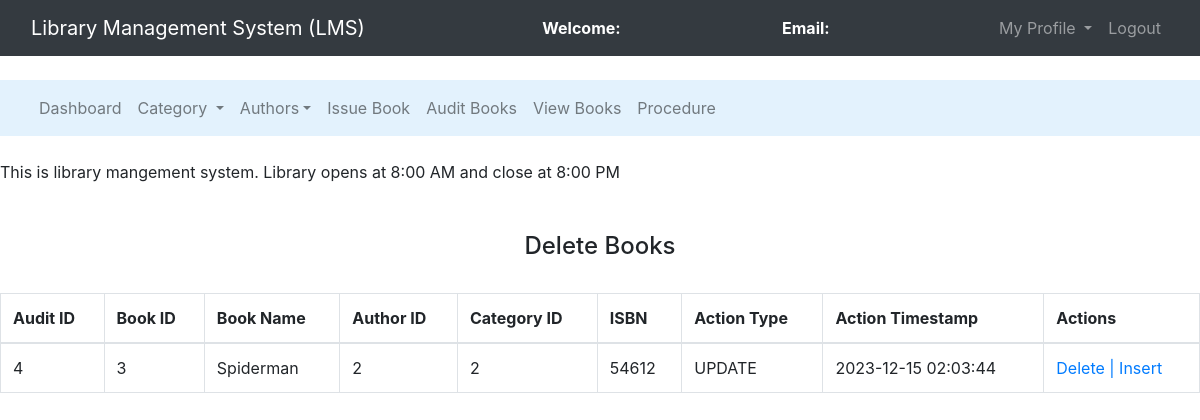
Page /admin/update_audit_books.php on the committed database.
### tables this page shows
CREATE TABLE `update_audit` (
  `audit_id` int(11) NOT NULL,
  `book_id` int(11) DEFAULT NULL,
  `book_name` varchar(255) DEFAULT NULL,
  `author_id` int(11) DEFAULT NULL,
  `cat_id` int(11) DEFAULT NULL,
  `ISBN` varchar(255) DEFAULT NULL,
  `action_type` varchar(50) DEFAULT NULL,
  `action_timestamp` timestamp NOT NULL DEFAULT current_timestamp(),
  `action_description` text DEFAULT NULL
);

### admin/update_audit_books.php (the view, shortened to what this page needs)
<?php
	$connection = mysqli_connect("localhost","root","");
$query = "SELECT * FROM update_audit";
$query_run = mysqli_query($connection, $query);
?>
<!DOCTYPE html>
<html>
<head>
	<link rel="stylesheet" type="text/css" href="../bootstrap-4.4.1/css/bootstrap.min.css">
</head>
<body>
	<nav class="navbar navbar-expand-lg navbar-dark bg-dark">
		<div class="container-fluid">
			<div class="navbar-header">
				<a class="navbar-brand" href="admin_dashboard.php">Library Management System (LMS)</a>
			</div>
			<font style="color: white"><span><strong>Welcome: <?php echo $_SESSION['name'];?></strong></span></font>
			<font style="color: white"><span><strong>Email: <?php echo $_SESSION['email'];?></strong></font>
		    <ul class="nav navbar-nav navbar-right">
		      <li class="nav-item dropdown">
	        	<a class="nav-link dropdown-toggle" data-toggle="dropdown">My Profile </a>
		      </li>
		      <li class="nav-item">
		        <a class="nav-link" href="../logout.php">Logout</a>
		      </li>
		    </ul>
		</div>
	</nav><br>
	<nav class="navbar navbar-expand-lg navbar-light" style="background-color: #e3f2fd">
		<div class="container-fluid">
		    <ul class="nav navbar-nav navbar-center">
		      <li class="nav-item">
		        <a class="nav-link" href="admin_dashboard.php">Dashboard</a>
		      <li class="nav-item dropdown">
	        	<a class="nav-link dropdown-toggle" data-toggle="dropdown">Category </a>
		      </li>
		      <li class="nav-item dropdown">
	        	<a class="nav-link dropdown-toggle" data-toggle="dropdown">Authors</a>
		      </li>
	          <li class="nav-item">
		        <a class="nav-link" href="issue_book.php">Issue Book</a>
		      </li>
              <li class="nav-item">
		        <a class="nav-link" href="audit_books.php">Audit Books</a>
		      </li>
			  <li class="nav-item">
		        <a class="nav-link" href="view_page.php">View Books</a>
		      </li>
			  </li>
                <li class="nav-item">
		        <a class="nav-link" href="procedure.php">Procedure</a>
		      </li>
		    </ul>
		</div>
	</nav><br>
	<span><marquee>This is library mangement system. Library opens at 8:00 AM and close at 8:00 PM</marquee></span><br><br>
    <center><h4>Delete Books</h4><br></center>
    <div class="row">
        <div class="col-md-12">
            <table class="table table-bordered table-hover">
                <thead>
                    <tr>
                        <th>Audit ID</th>
                        <th>Book ID</th>
                        <th>Book Name</th>
                        <th>Author ID</th>
                        <th>Category ID</th>
                        <th>ISBN</th>
                        <th>Action Type</th>
                        <th>Action Timestamp</th>
                        <th>Actions</th>
                    </tr>
                </thead>
                <tbody>
                    <?php
                    while ($row = mysqli_fetch_assoc($query_run)) {
                        echo '<tr>';
                        echo '<td>' . $row["audit_id"] . '</td>';
                        echo '<td>' . $row["book_id"] . '</td>';
                        echo '<td>' . $row["book_name"] . '</td>';
                        echo '<td>' . $row["author_id"] . '</td>';
                        echo '<td>' . $row["cat_id"] . '</td>';
                        echo '<td>' . $row["ISBN"] . '</td>';
                        echo '<td>' . $row["action_type"] . '</td>';
                        echo '<td>' . $row["action_timestamp"] . '</td>';
                        echo '<td>';
                        echo '<a href="delete_audit_books.php?audit_id=' . $row["audit_id"] . '">Delete | </a>';
                        echo '<a href="audit_books.php?audit_id=' . $row["audit_id"] . '">Insert</a>';
                        echo '</td>';
                        echo '</tr>';
                    }
                    ?>
                </tbody>
            </table>
        </div>
    </div>
</body>
</html>

### rows in the picture
update_audit: audit_id "4", book "3", book_name "Spiderman", author "2", cat "2", ISBN "54612", action_type "UPDATE", action_timestamp "2023-12-15 02:03:44"
